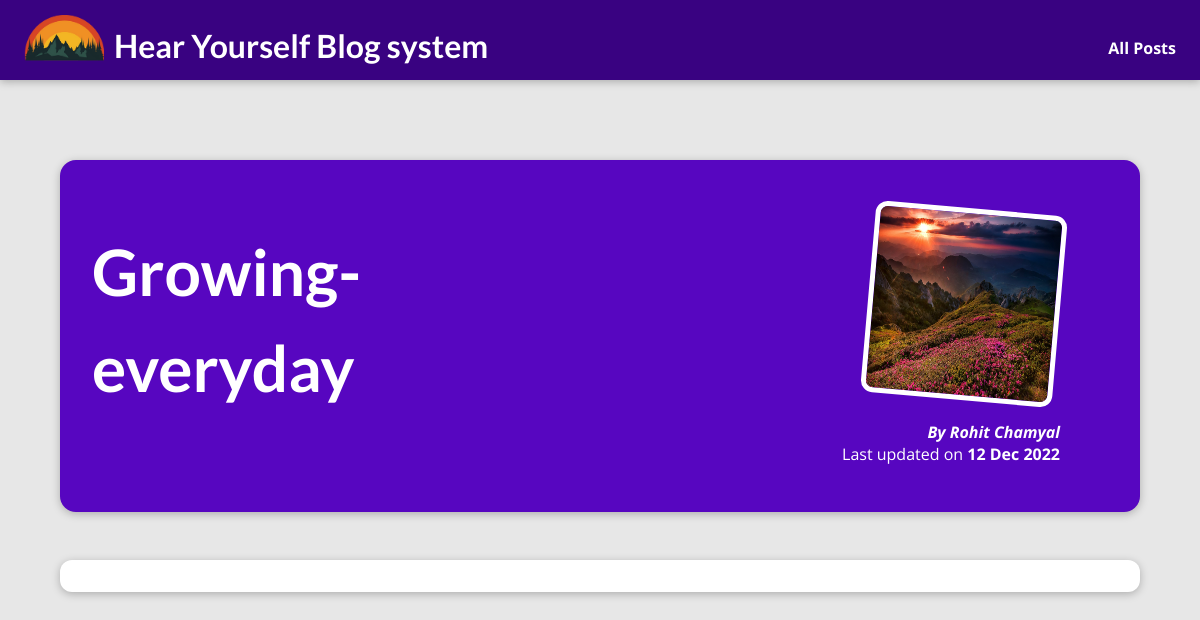
Before: /posts/Growing-everyday with the older database file.
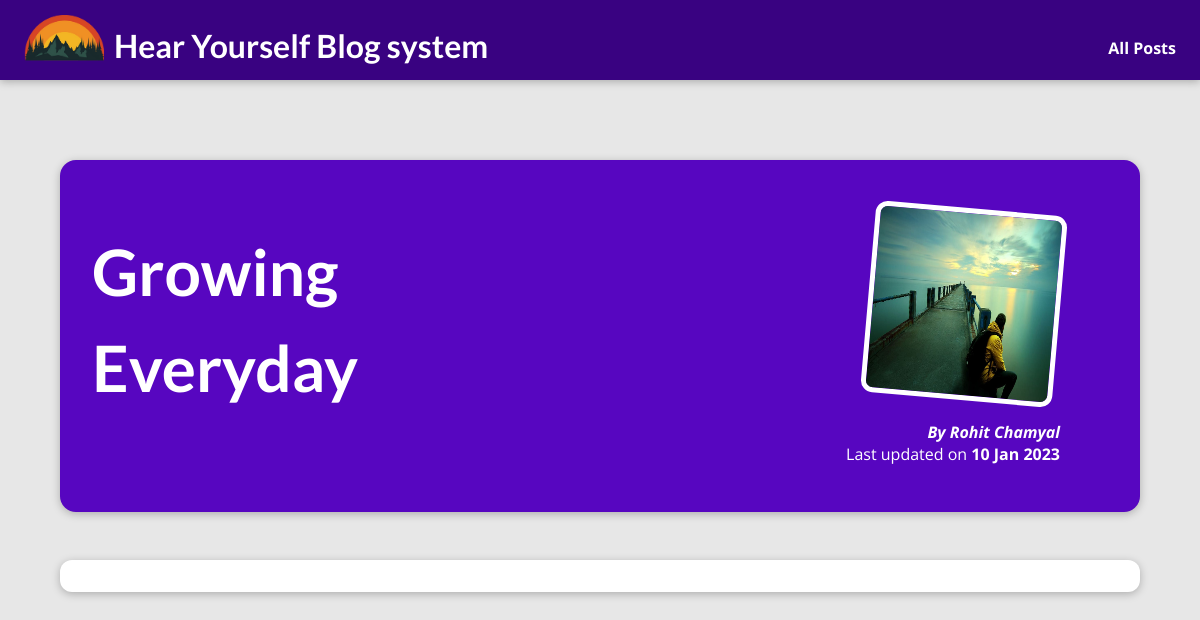
After: the same page with the newer database file.
### blog/models.py (models this page shows, shortened)
class addPost(models.Model):
    slug = models.CharField(max_length=30, null=True)
    image = models.CharField(max_length=15, null=True)
    author = models.CharField(max_length=15, null=True)
    date = models.DateField(("Date"), default=date.today)
    title =models.CharField(max_length=50, null=True)
    shortContent = models.TextField(null=True)
    content = tinymce_models.HTMLField()

### blog/views.py (the view)
# urls.py: path("posts/<slug:slug>", views.post_detail,  name="post-detail-page"),
def post_detail(request,slug):
    getPost= addPost.objects.get(slug = slug)
    return render(request,"blog/post-detail.html", {
        "post": getPost
    })

### blog/templates/blog/post-detail.html (shortened to what this page needs)
{% extends "base.html" %} {% load static %}  {% block css_files %}
<link rel="stylesheet" href="{% static 'blog/post-detail.css' %}" />
{% endblock %} {% block content %}
<section id="summary">
  <h2>{{ post.title }}</h2>
  <article>
    <img
      src="{% static 'blog/images/' %}{{post.image}}"
      alt="{{ post.title }}"
    />
    <address>By {{ post.author }}</address>
    <div>Last updated on <time> {{ post.date | date:"d M Y" }}</time></div>
  </article>
</section>
<main>{{ post.content|safe }}</main>
{% endblock %}

### templates/base.html (shortened to what this page needs)
{% load static %}
<!DOCTYPE html>
<html lang="en">
<head>
    <link rel="stylesheet" href="{% static "app.css" %}">
    {% block css_files %}{% endblock %}
</head>
<body>
    <header id="main-navigation">
        <a href ="{% url "starting-page" %}" >
            <img src="{% static "blog/images/logo.png"%}"  alt="Home Logo" />
        </a>
        <h1 id ="mainHomeText"> <a href ="{% url "starting-page" %}" > Hear Yourself Blog system </a> </h1>
        <nav id = "allPostId">
            <a href="{% url "posts-page" %}">All Posts</a>
        </nav>
     </header>
    {% block content %}
    {% endblock %}
</body>
</html>

### static/app.css (style rules this page uses)
* { box-sizing: border-box; }
html { font-family: 'Open Sans', 'Lato', sans-serif; }
body { margin: 0; }
body { background-color: #e7e7e7; }
h1, h2, h3 { font-family: 'Lato', sans-serif; font-weight: bold; }
#main-navigation { width: 100%; height: 5rem; display: flex; align-items: center; padding: 0 2%; position: absolute; top: 0; left: 0; }
#main-navigation img { height: 80px; width: 80px; }
#main-navigation h1 { margin: 10px 0px 0px 10px; }
#main-navigation nav { margin: 15px 0px 0px 0px; position: absolute; right: 2%; }
#main-navigation a { text-decoration: none; color: white; font-weight: bold; }
#main-navigation { background-color: #390281; box-shadow: 0 2px 8px rgba(0, 0, 0, 0.25); }

### blog/static/blog/post-detail.css (style rules this page uses)
body { background-color: #e7e7e7; }
#main-navigation { background-color: #390281; box-shadow: 0 2px 8px rgba(0, 0, 0, 0.25); }
#summary { margin: 10rem auto 3rem auto; padding: 2rem; width: 90%; max-width: 90rem; border-radius: 16px; background-color: #5706c0; position: relative; box-shadow: 0 2px 8px rgba(0, 0, 0, 0.25); height: 22rem; }
#summary h2 { color: white; margin: 2rem auto 0 auto; font-size: 4.0rem; line-height: 1.5em; float: left; width: 50%; }
#summary article { position: absolute; top: 2rem; right: 3rem; padding: 1rem 2rem; border-radius: 12px; text-align: right; color: white; }
#summary article img { width: 12rem; height: 12rem; border-radius: 12px; transform: rotateZ(5deg); border: 5px solid white; margin-bottom: 1rem; }
#summary address { font-weight: bold; }
#summary time { font-weight: bold; }
main { width: 90%; max-width: 90rem; margin: 3rem auto; background-color: white; padding: 1rem; border-radius: 12px; box-shadow: 0 2px 8px rgba(0, 0, 0, 0.25); font-size: 1.1rem; }

Changed rows visible on the page:
no longer on this page (row edited): addPost: title "Growing-everyday", image (picture), author "Rohit Chamyal", date "12 Dec 2022"
now on this page (row edited): addPost: title "Growing Everyday", image (picture), author "Rohit Chamyal", date "10 Jan 2023"
